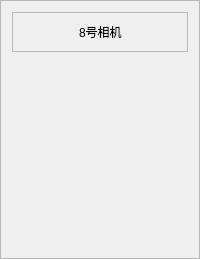
       <widget class="QFrame" name="frame_85">
        <property name="frameShape">
         <enum>QFrame::StyledPanel</enum>
        </property>
        <property name="frameShadow">
         <enum>QFrame::Raised</enum>
        </property>
        <layout class="QGridLayout" name="gridLayout_88">
         <item row="0" column="0">
          <widget class="QFrame" name="frame8">
           <property name="maximumSize">
            <size>
             <width>16777215</width>
             <height>70</height>
            </size>
           </property>
           <property name="frameShape">
            <enum>QFrame::StyledPanel</enum>
           </property>
           <property name="frameShadow">
            <enum>QFrame::Raised</enum>
           </property>
           <layout class="QGridLayout" name="gridLayout_87">
            <item row="0" column="0">
             <spacer name="horizontalSpacer_17">
              <property name="orientation">
               <enum>Qt::Horizontal</enum>
              </property>
              <property name="sizeHint" stdset="0">
               <size>
                <width>40</width>
                <height>20</height>
               </size>
              </property>
             </spacer>
            </item>
            <item row="0" column="1">
             <widget class="QLabel" name="label_127">
              <property name="text">
               <string>8号相机</string>
              </property>
             </widget>
            </item>
            <item row="0" column="2">
             <spacer name="horizontalSpacer_18">
              <property name="orientation">
               <enum>Qt::Horizontal</enum>
              </property>
              <property name="sizeHint" stdset="0">
               <size>
                <width>40</width>
                <height>20</height>
               </size>
              </property>
             </spacer>
            </item>
           </layout>
          </widget>
         </item>
         <item row="1" column="0">
          <spacer name="verticalSpacer_17">
           <property name="orientation">
            <enum>Qt::Vertical</enum>
           </property>
           <property name="sizeType">
            <enum>QSizePolicy::Expanding</enum>
           </property>
           <property name="sizeHint" stdset="0">
            <size>
             <width>20</width>
             <height>20</height>
            </size>
           </property>
          </spacer>
         </item>
         <item row="2" column="0">
          <widget class="QLabel" name="label8">
           <property name="minimumSize">
            <size>
             <width>0</width>
             <height>149</height>
            </size>
           </property>
           <property name="text">
            <string/>
           </property>
          </widget>
         </item>
         <item row="3" column="0">
          <spacer name="verticalSpacer_18">
           <property name="orientation">
            <enum>Qt::Vertical</enum>
           </property>
           <property name="sizeType">
            <enum>QSizePolicy::Expanding</enum>
           </property>
           <property name="sizeHint" stdset="0">
            <size>
             <width>20</width>
             <height>20</height>
            </size>
           </property>
          </spacer>
         </item>
        </layout>
       </widget>
